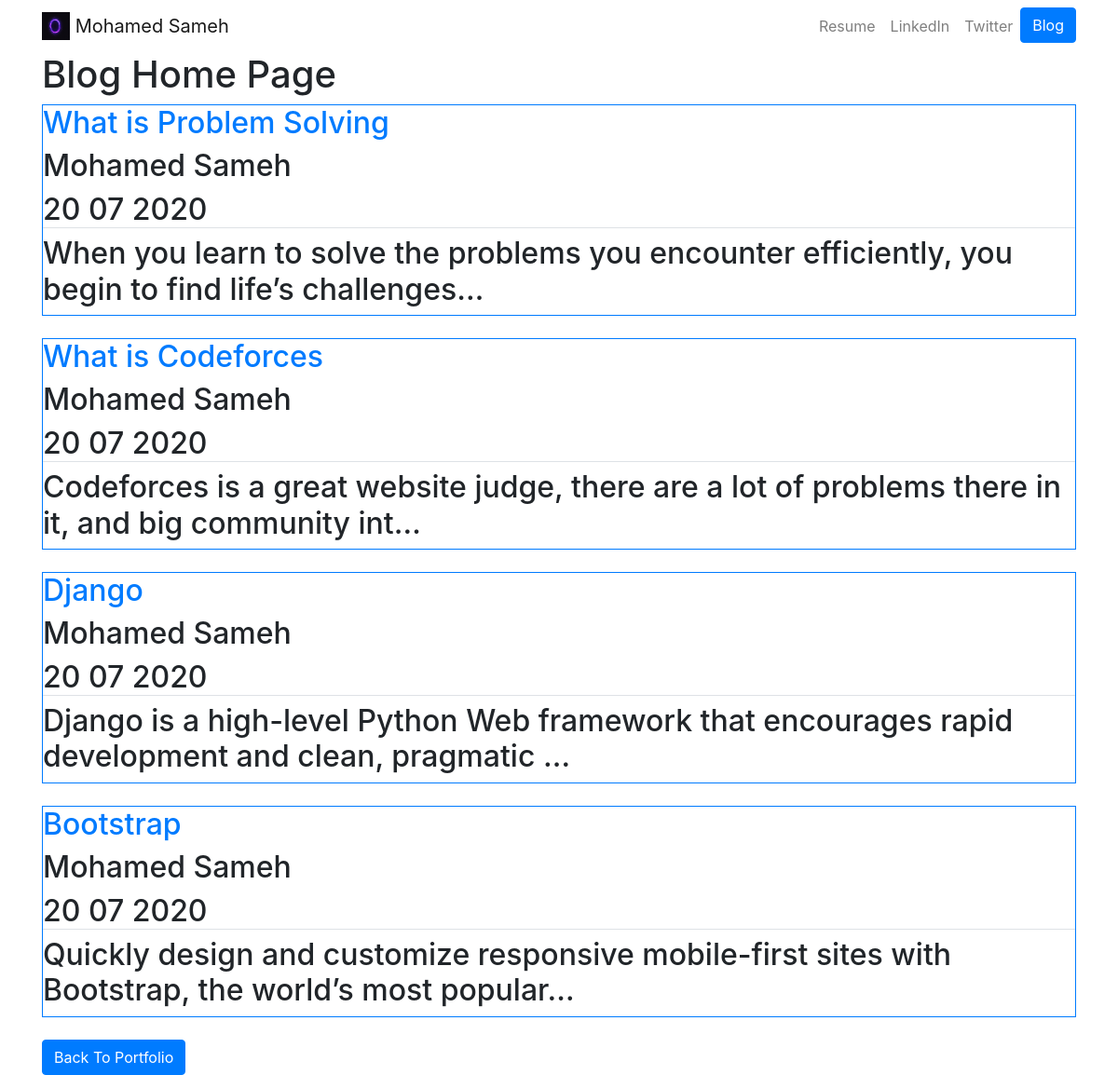
/blog/, run on an earlier commit of the app's database.
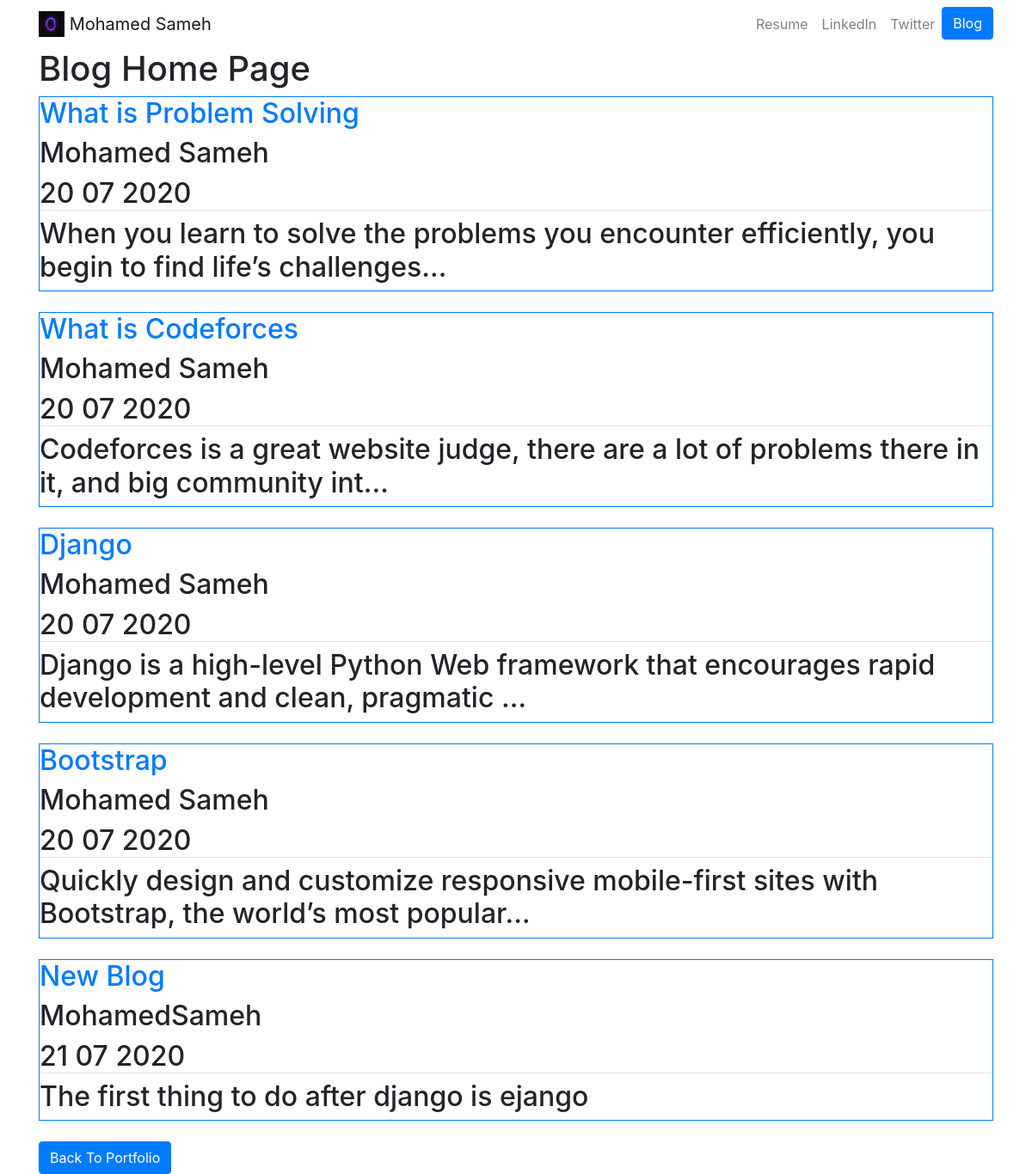
And on a later commit of the database.
### blog/models.py (models this page shows, shortened)
class Blog (models.Model):
    writer = models.TextField(max_length = 100)
    title = models.TextField(max_length = 100)
    subject = models.TextField()
    date = models.DateField()

### blog/views.py (the view)
# urls.py: path('', views.all_blogs, name = 'all_blogs'),
def all_blogs(request):
    Blogs = Blog.objects.all()
    return render(request, 'blog/all_blogs.html', {'Blogs' : Blogs});

### blog/templates/blog/all_blogs.html
{% extends 'myportfolio/base.html' %}
{% block content %}
<h1>Blog Home Page</h1>
{% for blog in Blogs %}
<div class = "border border-primary">
<a href = "{% url 'blogs:some_blog' blog.id %}"> <h2>{{ blog.title }}</h2> </a>
<h2>{{ blog.writer }}</h2>
<h2 class = "border-bottom">{{blog.date | date:'d m Y'}}</h2>
<h2> {{blog.subject|truncatechars:100 }}</h2>
</div>
<br>
{% endfor %}
<a href = "{% url 'home' %}" class = "btn btn-primary">Back To Portfolio</a>
{% endblock %}

### myportfolio/templates/myportfolio/base.html (shortened to what this page needs)
{% load static %}
<!doctype html>
<html lang="en">
<head>
  <link rel="stylesheet" href="https://stackpath.bootstrapcdn.com/bootstrap/4.4.1/css/bootstrap.min.css">
</head>
<body>
  <nav id="topNav" class="navbar navbar-expand-md navbar-light">
    <div class="container">
      <a class="navbar-brand" href="{% url 'home' %}">
        <img src="{% static "myportfolio/Logo.png" %}" width="30" height="30" class="d-inline-block align-top" alt="Mohamed's Logo">
        <span>Mohamed Sameh</span>
      </a>
      <div class="collapse navbar-collapse text-center" id="navbarNav">
        <ul class="navbar-nav ml-auto">
          <li class="nav-item">
            <a class="nav-link" href="{% static "myportfolio/resume.pdf" %}">Resume</a>
          </li>
          <li class="nav-item">
            <a class="nav-link" href="https://www.linkedin.com/in/mohamedsamehmohamed/" target="_blank">LinkedIn</a>
          </li>
          <li class="nav-item">
            <a class="nav-link" href="https://twitter.com/MSamehmohamed" target="_blank">Twitter</a>
          </li>
          <li>
            <a role="button" href="{% url 'blogs:all_blogs' %}" class="btn btn-primary">Blog</a>
          </li>
        </ul>
      </div>
    </div>
  </nav>
  <div class="container">
    {% block content %}{% endblock %}
  </div>
</body>
</html>

What changed in the data, as far as the page shows it:
added Blog: title "New Blog", writer "MohamedSameh", date "21 07 2020", subject "The first thing to do after django is ejango"
